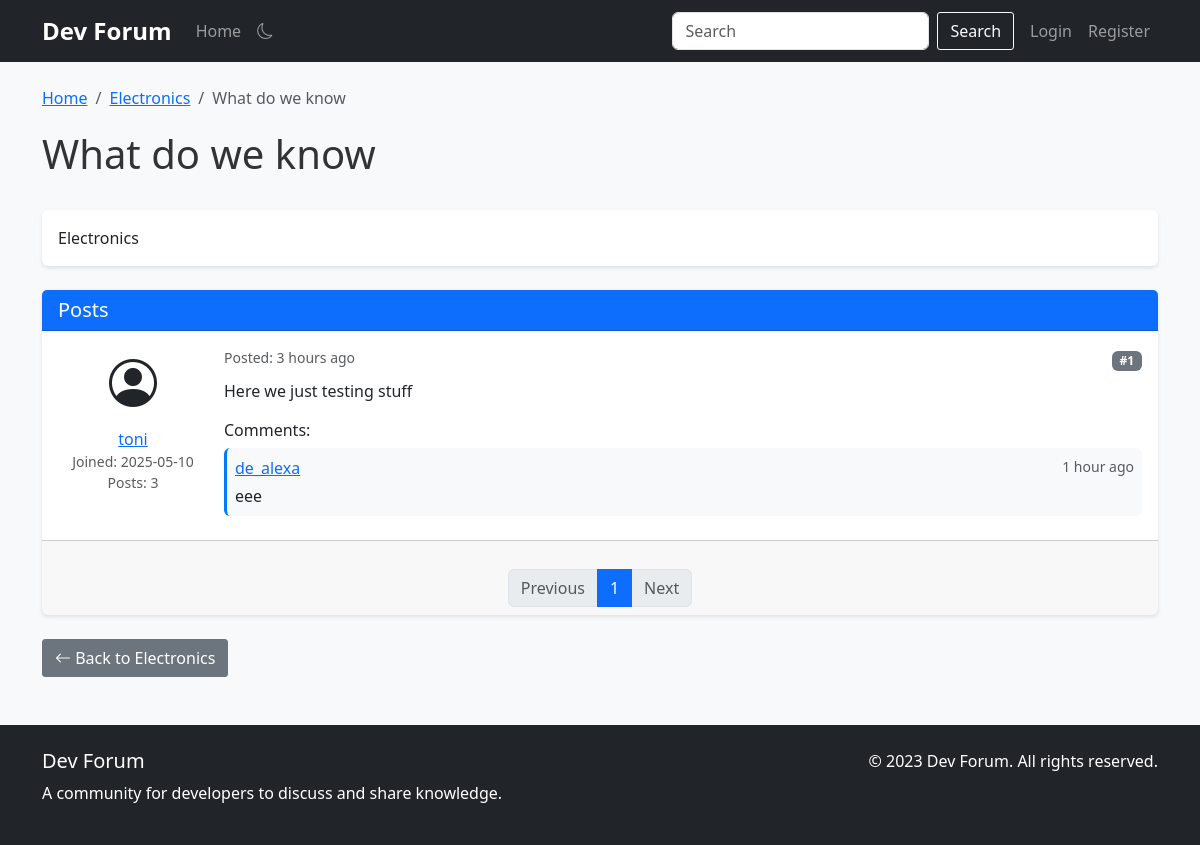
The page /topic/1/page/1 on the database its author committed.
### app.py (models this page shows, shortened)
class Category(db.Model):
    id = db.Column(db.Integer, primary_key=True)
    name = db.Column(db.String(100), nullable=False, index=True)
    description = db.Column(db.Text, nullable=True)
    topics = db.relationship('Topic', backref='category', lazy='dynamic', cascade='all, delete-orphan')

class Topic(db.Model):
    id = db.Column(db.Integer, primary_key=True)
    title = db.Column(db.String(100), nullable=False, index=True)
    description = db.Column(db.Text, nullable=True)
    created_at = db.Column(db.DateTime, default=datetime.utcnow, index=True)
    category_id = db.Column(db.Integer, db.ForeignKey('category.id'), nullable=False, index=True)
    posts = db.relationship('Post', backref='topic', lazy='dynamic', cascade='all, delete-orphan')

class Post(db.Model):
    id = db.Column(db.Integer, primary_key=True)
    content = db.Column(db.Text, nullable=False)
    created_at = db.Column(db.DateTime, default=datetime.utcnow, index=True)
    updated_at = db.Column(db.DateTime, default=datetime.utcnow, onupdate=datetime.utcnow)
    user_id = db.Column(db.Integer, db.ForeignKey('user.id'), nullable=False, index=True)
    topic_id = db.Column(db.Integer, db.ForeignKey('topic.id'), nullable=False, index=True)
    comments = db.relationship('Comment', backref='post', lazy='dynamic', cascade='all, delete-orphan')

class User(db.Model, UserMixin):
    id = db.Column(db.Integer, primary_key=True)
    username = db.Column(db.String(80), unique=True, nullable=False, index=True)
    email = db.Column(db.String(120), unique=True, nullable=False, index=True)
    password_hash = db.Column(db.String(128))
    bio = db.Column(db.Text, nullable=True)
    join_date = db.Column(db.DateTime, default=datetime.utcnow, index=True)
    is_admin = db.Column(db.Boolean, default=False)
    posts = db.relationship('Post', backref='author', lazy='dynamic', cascade='all, delete-orphan')
    comments = db.relationship('Comment', backref='author', lazy='dynamic', cascade='all, delete-orphan')

class Comment(db.Model):
    id = db.Column(db.Integer, primary_key=True)
    content = db.Column(db.Text, nullable=False)
    created_at = db.Column(db.DateTime, default=datetime.utcnow, index=True)
    updated_at = db.Column(db.DateTime, default=datetime.utcnow, onupdate=datetime.utcnow)
    user_id = db.Column(db.Integer, db.ForeignKey('user.id'), nullable=False, index=True)
    post_id = db.Column(db.Integer, db.ForeignKey('post.id'), nullable=False, index=True)

### app.py (the view)
@app.route('/topic/<int:topic_id>')
@app.route('/topic/<int:topic_id>/page/<int:page>')
@cache.cached(timeout=30, query_string=True)
def topic(topic_id, page=1):
    topic = Topic.query.get_or_404(topic_id)
    posts = Post.query.filter_by(topic_id=topic_id).order_by(Post.created_at).paginate(
        page=page, per_page=app.config['POSTS_PER_PAGE'], error_out=False)
    return render_template('topic.html', topic=topic, posts=posts)

### app.py (called while the page is built)
@app.template_filter('nl2br')
def nl2br(value):
    if value:
        value = str(value)
        return Markup(value.replace('\n', '<br>'))
    return value

@app.template_filter('time_since')
def time_since(dt):
    now = datetime.utcnow()
    diff = now - dt
    if diff.days > 365:
        years = diff.days // 365
        return f"{years} year{'s' if years > 1 else ''} ago"
    elif diff.days > 30:
        months = diff.days // 30
        return f"{months} month{'s' if months > 1 else ''} ago"
    elif diff.days > 0:
        return f"{diff.days} day{'s' if diff.days > 1 else ''} ago"
    elif diff.seconds > 3600:
        hours = diff.seconds // 3600
        return f"{hours} hour{'s' if hours > 1 else ''} ago"
    elif diff.seconds > 60:
        minutes = diff.seconds // 60
        return f"{minutes} minute{'s' if minutes > 1 else ''} ago"
    else:
        return "just now"

### templates/topic.html (shortened to what this page needs)
{% extends "base.html" %}
{% block content %}
<div class="row">
    <div class="col-md-12">
        <nav aria-label="breadcrumb">
            <ol class="breadcrumb">
                <li class="breadcrumb-item"><a href="{{ url_for('index') }}">Home</a></li>
                <li class="breadcrumb-item"><a href="{{ url_for('category', category_id=topic.category_id) }}">{{ topic.category.name }}</a></li>
                <li class="breadcrumb-item active" aria-current="page">{{ topic.title }}</li>
            </ol>
        </nav>
        <div class="d-flex justify-content-between align-items-center mb-4">
            <h1>{{ topic.title }}</h1>
        </div>
        {% if topic.description %}
        <div class="card mb-4">
            <div class="card-body">
                <p class="mb-0">{{ topic.description }}</p>
            </div>
        </div>
        {% endif %}
        <div class="card mb-4">
            <div class="card-header bg-primary text-white">
                <h5 class="mb-0">Posts</h5>
            </div>
            <div class="card-body p-0">
                {% for post in posts.items %}
                <div class="post p-3 {% if not loop.last %}border-bottom{% endif %}">
                    <div class="d-flex">
                        <div class="flex-shrink-0 me-3 text-center" style="width: 150px;">
                            <div class="mb-2">
                                <i class="bi bi-person-circle" style="font-size: 3rem;"></i>
                            </div>
                            <div>
                                <a href="{{ url_for('profile', username=post.author.username) }}">{{ post.author.username }}</a>
                            </div>
                            <div class="text-muted small">
                                Joined: {{ post.author.join_date.strftime('%Y-%m-%d') }}
                            </div>
                            <div class="text-muted small">
                                Posts: {{ post.author.posts.count() }}
                            </div>
                        </div>
                        <div class="flex-grow-1">
                            <div class="d-flex justify-content-between mb-2">
                                <div class="text-muted small">
                                    Posted: {{ post.created_at|time_since }}
                                </div>
                                <div>
                                    <span class="badge bg-secondary">#{{ (posts.page - 1) * posts.per_page + loop.index }}</span>
                                </div>
                            </div>
                            <div class="post-content mb-3">
                                {{ post.content|nl2br }}
                            </div>
                            {% if post.comments.count() > 0 %}
                            <div class="comments mt-3">
                                <h6>Comments:</h6>
                                {% for comment in post.comments %}
                                <div class="comment p-2 mb-2 bg-light rounded">
                                    <div class="d-flex justify-content-between mb-1">
                                        <div>
                                            <a href="{{ url_for('profile', username=comment.author.username) }}">{{ comment.author.username }}</a>
                                        </div>
                                        <div class="text-muted small">
                                            {{ comment.created_at|time_since }}
                                        </div>
                                    </div>
                                    <div>{{ comment.content }}</div>
                                </div>
                                {% endfor %}
                            </div>
                            {% endif %}
                        </div>
                    </div>
                </div>
                {% else %}
                <div class="p-3">
                    <p class="mb-0">No posts found in this topic.</p>
                </div>
                {% endfor %}
            </div>
            {% if posts.items %}
            <div class="card-footer">
                <nav aria-label="Posts pagination">
                    <ul class="pagination justify-content-center mb-0">
                        {% if posts.has_prev %}
                        <li class="page-item">
                            <a class="page-link" href="{{ url_for('topic', topic_id=topic.id, page=posts.prev_num) }}">Previous</a>
                        </li>
                        {% else %}
                        <li class="page-item disabled">
                            <span class="page-link">Previous</span>
                        </li>
                        {% endif %}
                        {% for page_num in posts.iter_pages(left_edge=1, right_edge=1, left_current=2, right_current=2) %}
                            {% if page_num %}
                                {% if page_num == posts.page %}
                                <li class="page-item active">
                                    <span class="page-link">{{ page_num }}</span>
                                </li>
                                {% else %}
                                <li class="page-item">
                                    <a class="page-link" href="{{ url_for('topic', topic_id=topic.id, page=page_num) }}">{{ page_num }}</a>
                                </li>
                                {% endif %}
                            {% else %}
                                <li class="page-item disabled">
                                    <span class="page-link">...</span>
                                </li>
                            {% endif %}
                        {% endfor %}
                        {% if posts.has_next %}
                        <li class="page-item">
                            <a class="page-link" href="{{ url_for('topic', topic_id=topic.id, page=posts.next_num) }}">Next</a>
                        </li>
                        {% else %}
                        <li class="page-item disabled">
                            <span class="page-link">Next</span>
                        </li>
                        {% endif %}
                    </ul>
                </nav>
            </div>
            {% endif %}
        </div>
        <div class="mt-3">
            <a href="{{ url_for('category', category_id=topic.category_id) }}" class="btn btn-secondary">
                <i class="bi bi-arrow-left"></i> Back to {{ topic.category.name }}
            </a>
        </div>
    </div>
</div>
{% endblock %}

### static/css/style.css (style rules this page uses)
body { font-family: 'Segoe UI', Tahoma, Geneva, Verdana, sans-serif; background-color: #f8f9fa; color: #333; }
.card { box-shadow: 0 2px 4px rgba(0, 0, 0, 0.1); border: none; margin-bottom: 20px; }
.card-header { font-weight: bold; }
.post { position: relative; }
.post-content { line-height: 1.6; }
.comment { border-left: 3px solid #007bff; }
.breadcrumb { background-color: transparent; padding: 0; margin-bottom: 20px; }
.btn { border-radius: 3px; }
.pagination { justify-content: center; margin-top: 20px; }

### rows shown on the page
Category: category.name "Electronics"
Topic: title "What do we know", description "Electronics"
Post: author.username "toni", author.join_date "2025-05-10", author.posts.count "3", created_at "3 hours ago", page "1", content "Here we just testing stuff"
Comment: author.username "de_alexa", created_at "1 hour ago", content "eee"

### other values the page prints
{{ page_num }} "1"
